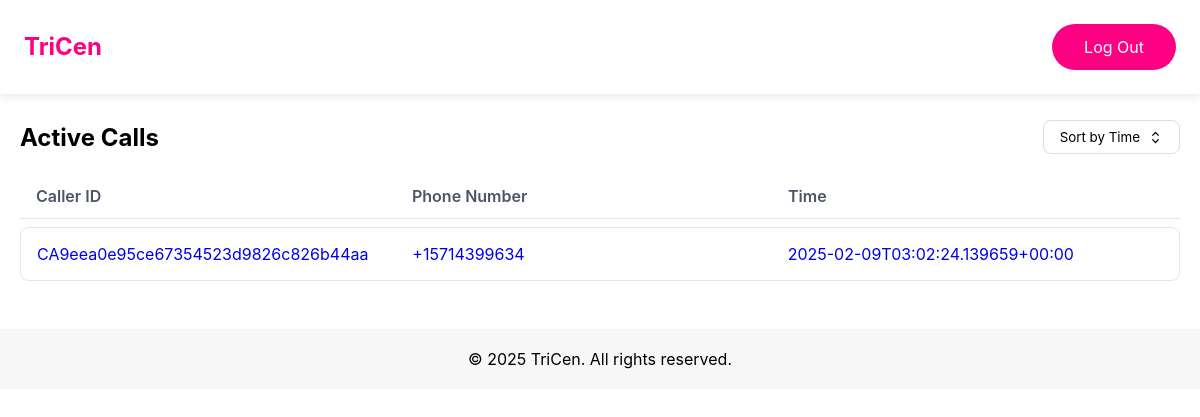
The app's page /dashboard/, older data.
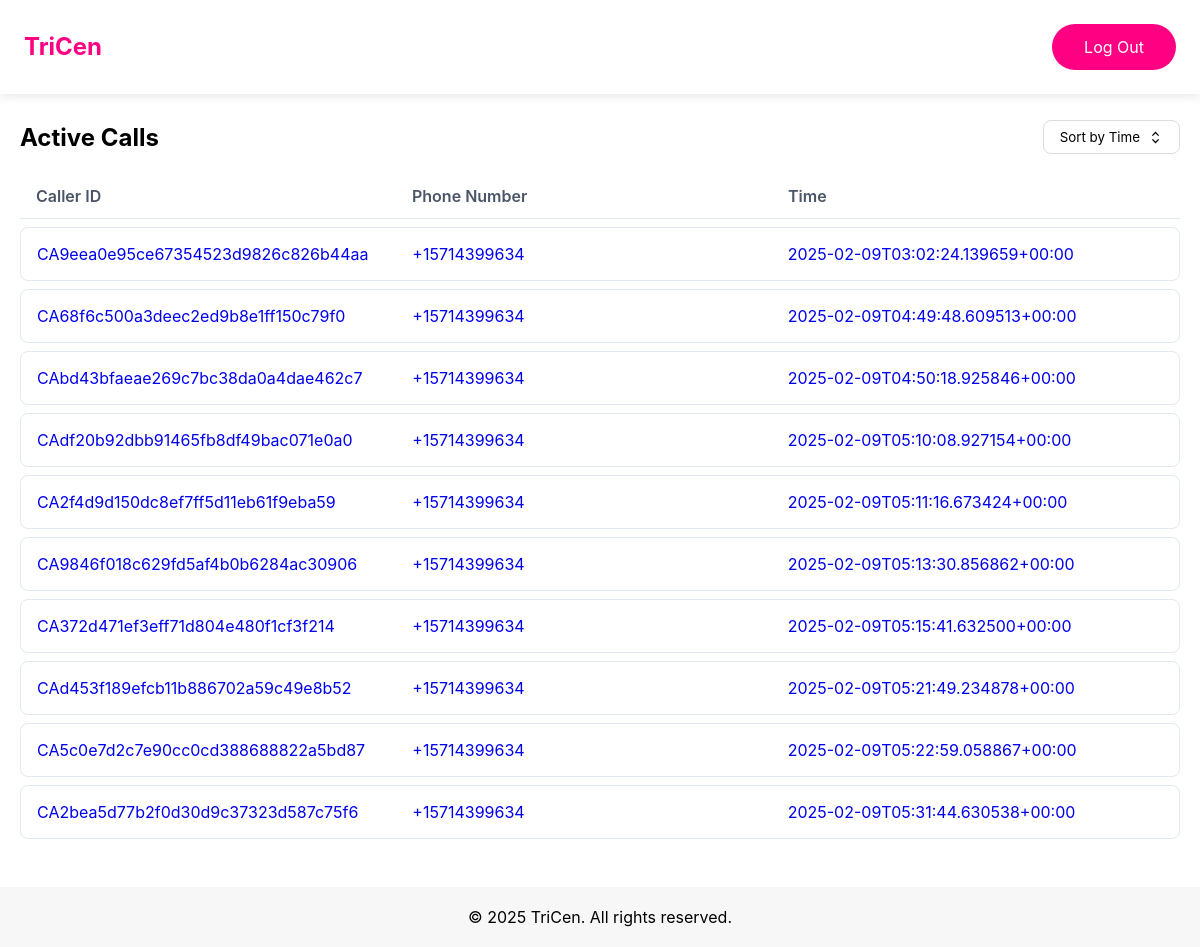
The same page, newer data.
### tricen_backend/models.py (models this page shows, shortened)
class Conversation(models.Model):
    caller_id = models.CharField(max_length=34, unique=True, primary_key=True)
    phone_number = models.CharField(max_length=20, null=True)
    contentUser = models.TextField()
    contentAI = models.TextField()
    timestamp = models.DateTimeField(auto_now_add=True)
    needs_transfer = models.BooleanField(default=False)  # Added this line
    transfer_reason = models.TextField(null=True, blank=True)  # Added this line
    def get_user_content(self):
        return json.loads(self.contentUser) if self.contentUser else []
    def get_ai_content(self):
        return json.loads(self.contentAI) if self.contentAI else []

### tricen_frontend/views.py (the view)
# urls.py: path("dashboard/", views.dashboard,  name="dashboard"),
def dashboard(request):
    url = reverse('conversation_list')
    client = Client()
    response = client.get(url)
    if response.status_code == 200:
        response_data = response.json()
    else:
        response_data = {'error': 'Failed to fetch conversations'}
    return render(request, 'dashboard/dashboard.html', {'conversations':response_data})

### tricen_backend/views.py (called while the page is built)
def get_conversations(request):
    try:
        conversations = Conversation.objects.all()
        data = [{
            'caller_id': conv.caller_id,
            'phone_number': conv.phone_number,
            'contentUser': conv.get_user_content(),
            'contentAI': conv.get_ai_content(),
            'timestamp': conv.timestamp.isoformat()
        } for conv in conversations]
        return JsonResponse(data, safe=False)
    except Exception as e:
        print(f"Error in get_conversations: {str(e)}")
        return JsonResponse({'error': str(e)}, status=500)

### tricen_frontend/templates/dashboard/dashboard.html (shortened to what this page needs)
{% load static %}
<!DOCTYPE html>
<html lang="en">
<head>
  <link rel="stylesheet" href="https://cdnjs.cloudflare.com/ajax/libs/font-awesome/6.4.0/css/all.min.css" />
  <link rel="stylesheet" href="{% static 'style.css' %}">
  <link rel="stylesheet" href="{% static 'table.css' %}">
</head>
<body>
  <nav class="navbar">
    <div class="logo">TriCen</div>
    <button class="login-btn">Log Out</button>
  </nav>
  <section>
    <div class="table-container">
      <div class="header">
          <h1>Active Calls</h1>
          <button class="sort-button" onclick="sortCalls()">
              Sort by Time
              <svg width="15" height="15" viewBox="0 0 24 24" fill="none" stroke="currentColor" stroke-width="2">
                  <path d="M7 15l5 5 5-5"/>
                  <path d="M7 9l5-5 5 5"/>
              </svg>
          </button>
      </div>
      <div class="column-headers">
          <div>Caller ID</div>
          <div>Phone Number</div>
          <div>Time</div>
      </div>
      <div id="calls-container">
          {% for conversation in conversations %}
            <a href="{% url 'user_detail' conversation.caller_id %}" class="call-link">
              <div class="call-row">
                <div>{{ conversation.caller_id }}</div>
                <div>{{ conversation.phone_number }}</div>
                <div>{{ conversation.timestamp }}</div>
              </div>
            </a>
          {% empty %}
            <div class="call-row">
              <div>No conversations found.</div>
            </div>
          {% endfor %}
      </div>
    </div>
  </section>
  <footer>
    <div class="container">
      <p>© 2025 TriCen. All rights reserved.</p>
    </div>
  </footer>
  </body>
</html>

Row changes from the older to the newer data that the page shows:
added Conversation: caller_id "CA68f6c500a3deec2ed9b8e1ff150c79f0", phone_number "+15714399634", timestamp "2025-02-09T04:49:48.609513+00:00"
added Conversation: caller_id "CAbd43bfaeae269c7bc38da0a4dae462c7", phone_number "+15714399634", timestamp "2025-02-09T04:50:18.925846+00:00"
added Conversation: caller_id "CAdf20b92dbb91465fb8df49bac071e0a0", phone_number "+15714399634", timestamp "2025-02-09T05:10:08.927154+00:00"
added Conversation: caller_id "CA2f4d9d150dc8ef7ff5d11eb61f9eba59", phone_number "+15714399634", timestamp "2025-02-09T05:11:16.673424+00:00"
added Conversation: caller_id "CA9846f018c629fd5af4b0b6284ac30906", phone_number "+15714399634", timestamp "2025-02-09T05:13:30.856862+00:00"
added Conversation: caller_id "CA372d471ef3eff71d804e480f1cf3f214", phone_number "+15714399634", timestamp "2025-02-09T05:15:41.632500+00:00"
added Conversation: caller_id "CAd453f189efcb11b886702a59c49e8b52", phone_number "+15714399634", timestamp "2025-02-09T05:21:49.234878+00:00"
added Conversation: caller_id "CA5c0e7d2c7e90cc0cd388688822a5bd87", phone_number "+15714399634", timestamp "2025-02-09T05:22:59.058867+00:00"
added Conversation: caller_id "CA2bea5d77b2f0d30d9c37323d587c75f6", phone_number "+15714399634", timestamp "2025-02-09T05:31:44.630538+00:00"
